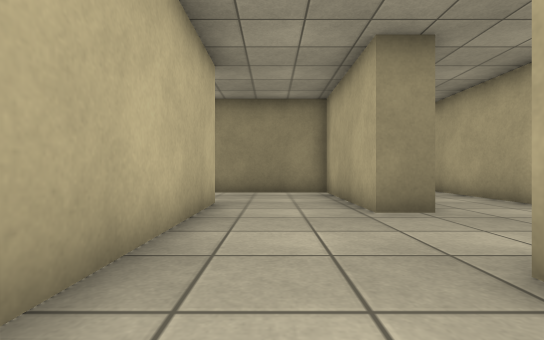
view 1 (above)

24 first-person views from a walk through a Gazebo world. The camera is 0.72 m above the floor, looks level and sees 85° across. The floor is counted in squares, 1 m on a side. Each view is taken from the middle of a square. On the plan, view 1 faces up. The plan holds only what a view shows up to about 10 squares ahead; the rest is blank. The place goes on beyond the plan.

view 2
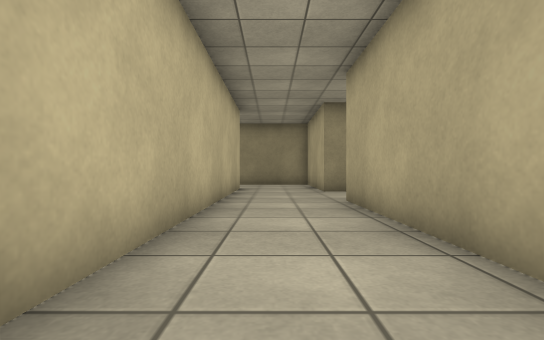

view 3
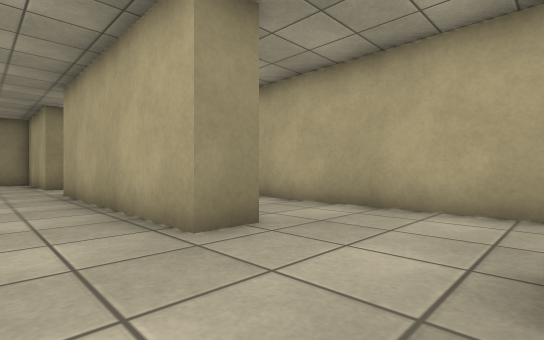

view 4
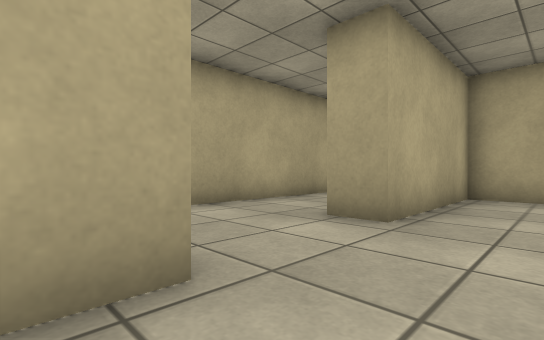

view 5
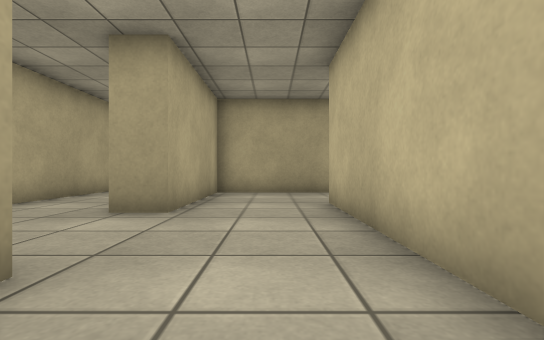

view 6
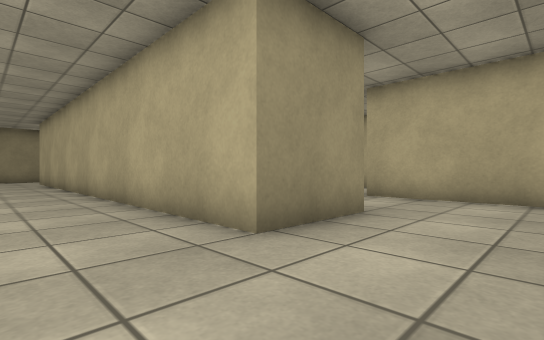

view 7
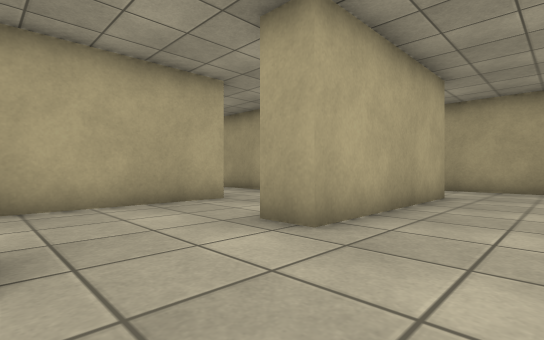

view 8
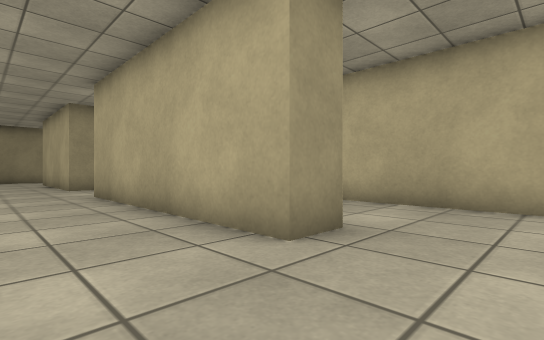

view 9
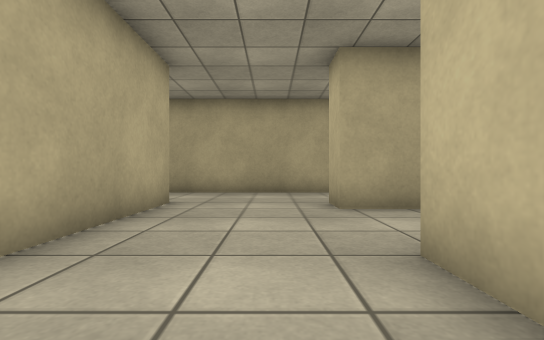

view 10
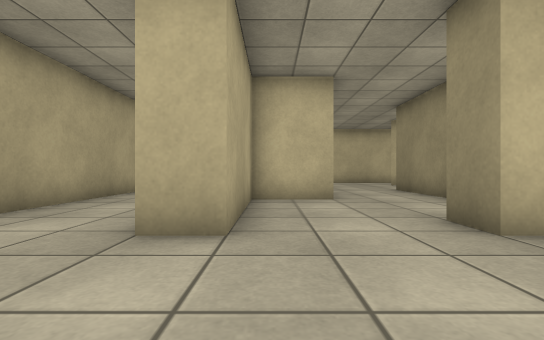

view 11
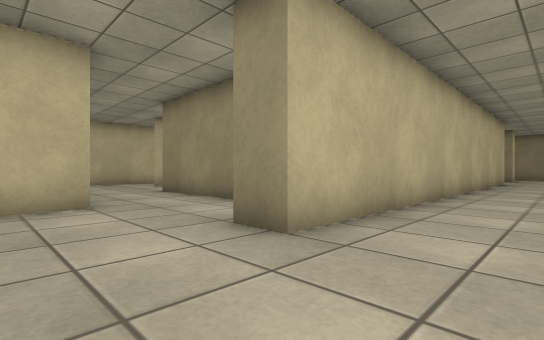

view 12
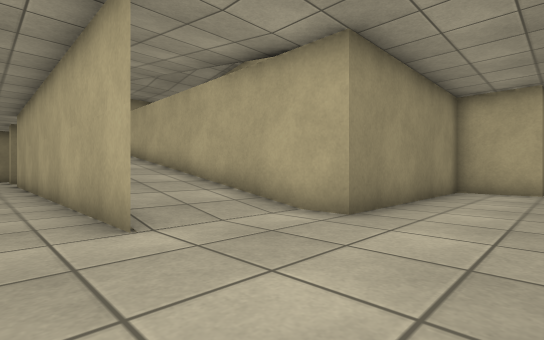

view 13
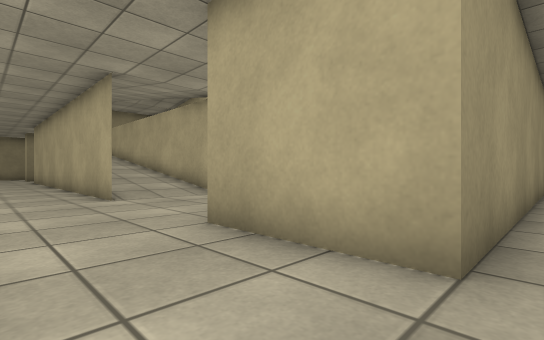

view 14
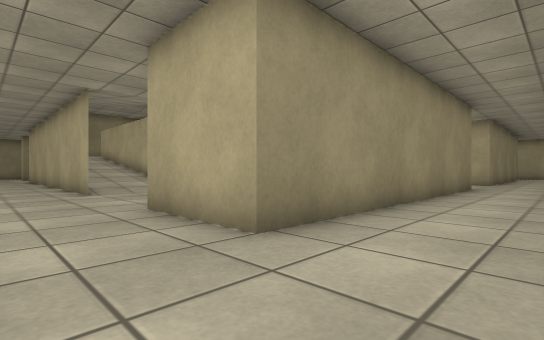

view 15
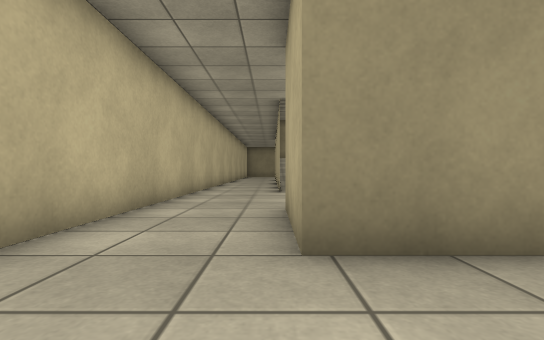

view 16
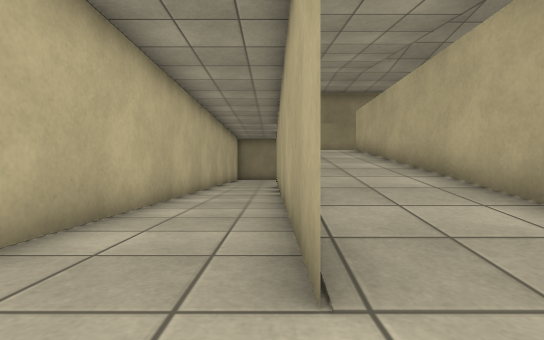

view 17
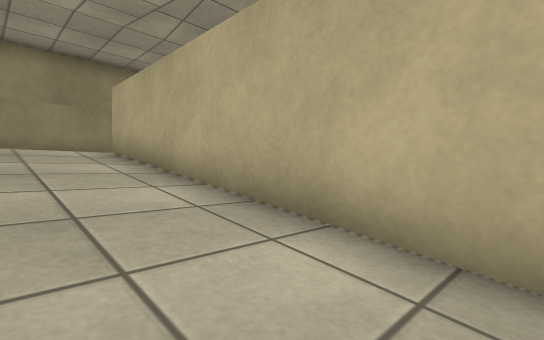

view 18
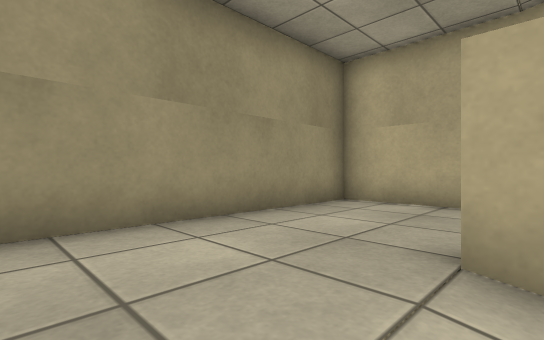

view 19
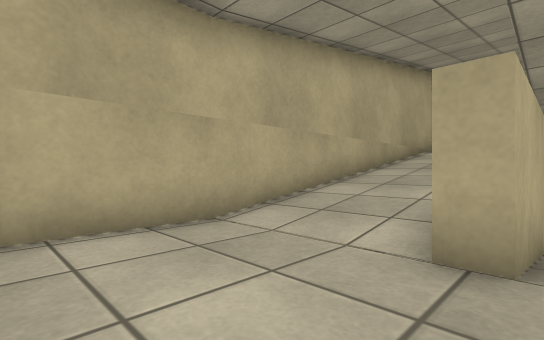

view 20
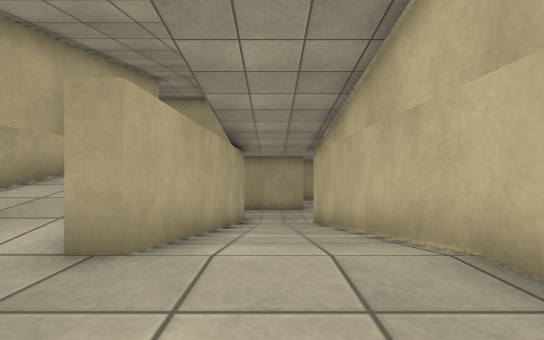

view 21
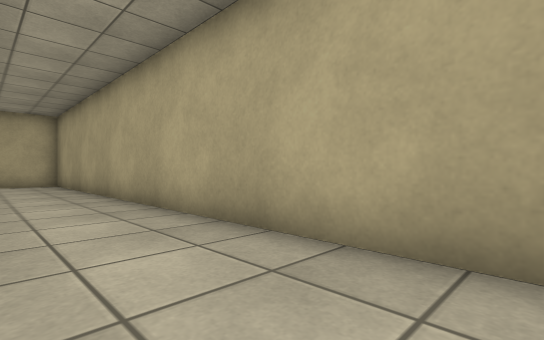

view 22
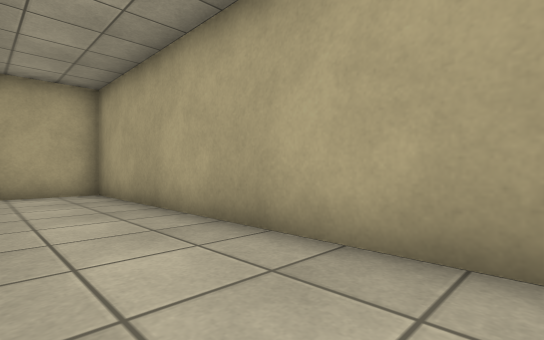

view 23
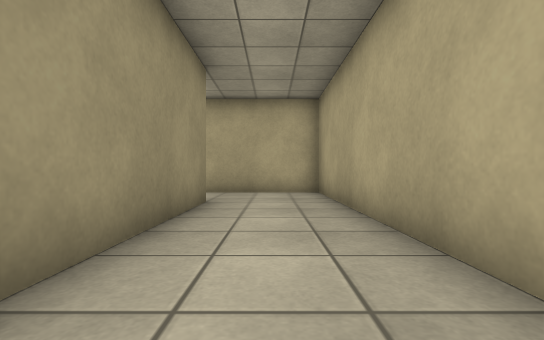

view 24
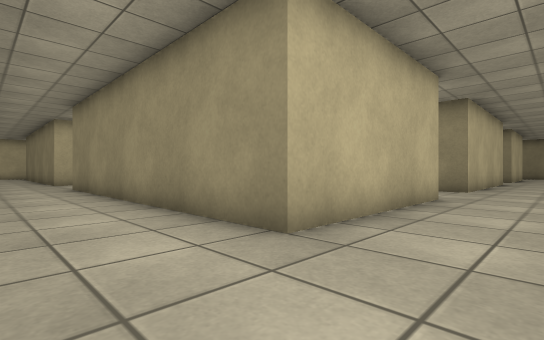

### Floor plan
Key: @ floor where view 1 was taken; # wall or solid block; . main floor; : floor 0.1 m higher than the main floor; + floor 1.4 m higher than the main floor; * floor 1.5 m higher than the main floor; % floor 1.6 m higher than the main floor; / step, stairs or slope; = window, fence, low wall or low ledge.
Columns run from 25 left of view 1 to 6 right of it. Each row starts with its distance up from view 1.
 10                        #####   #
  9                        ....#  .#
  8                         ...# ..#
  7     #######             ...# ..#
  6      *****#             #..# ..#
  5     ******#     ..      #..##..
  4    #******#     ..      #.....
  3    #+++=%%#     ..      #....
  2 #..#///=//#    ...      #..#
  1 #..#///=//#    ...#     #..#
  0 #..#///#//#   #...# ..###@.#
 -1 #..#///#//#   #...# ..###..#
 -2 #..#///=//    #...# ..###..#  .#
 -3 #..#///=      #...#...###..# ..#
 -4 #..#///=      #...#...###..##..#
 -5 #..#///#      #...#...###..##..#
 -6 #..#:::       #.......###......#
 -7 #......#==#####.......###......#
 -8 #............##.......###..##..#
 -9 #............##...#...###..##..#
-10 #.................#........##..#
-11 #...#     #.......#........##..#
-12 #...#     #.......#........##..#
-13 #...##########....###########..#
-14  ..............................#
-15  ..............................#
-16  ..............................#
-17        #########################

Where each view was taken, in squares from view 1:
view 1: 0 up, 0 right, facing up
view 2: 5 down, 0 right, facing up
view 3: 8 down, 0 right, facing up-right
view 4: 4 down, 0 right, facing down-right
view 5: 3 down, 0 right, facing down
view 6: 12 down, 6 left, facing up-right
view 7: 5 down, 10 left, facing down-right
view 8: 7 down, 10 left, facing up-right
view 9: 7 down, 10 left, facing down
view 10: 12 down, 8 left, facing left
view 11: 12 down, 9 left, facing up-left
view 12: 10 down, 23 left, facing up-right
view 13: 14 down, 24 left, facing up-right
view 14: 16 down, 24 left, facing up-right
view 15: 16 down, 22 left, facing up
view 16: 8 down, 22 left, facing up
view 17: 4 down, 21 left, facing up-right
view 18: 3 up, 21 left, facing up-right
view 19: 6 up, 19 left, facing down-right
view 20: 6 up, 20 left, facing down
view 21: 14 down, 10 left, facing down-right
view 22: 14 down, 4 left, facing down-right
view 23: 15 down, 4 left, facing right
view 24: 16 down, 5 right, facing up-left
